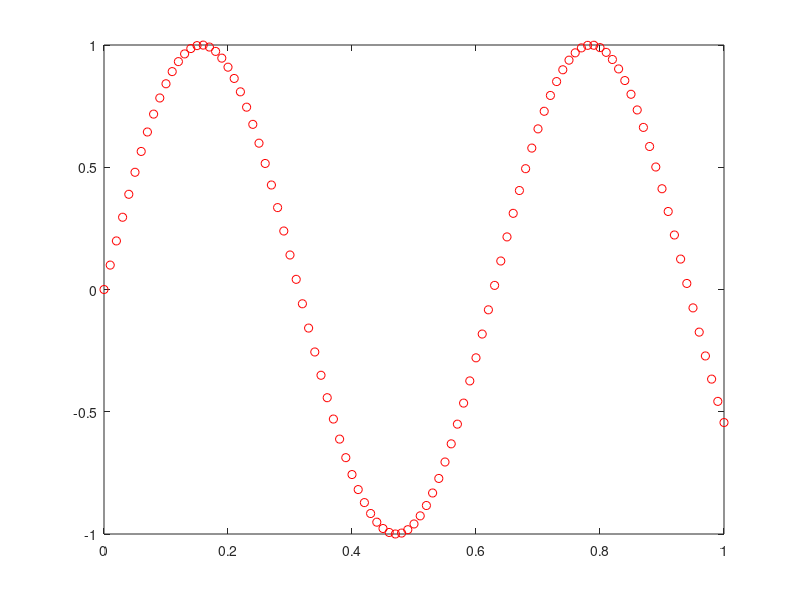

The MATLAB source for this figure: (Note: this script raises an error after producing the figure.)
%% Example of truncated cubic splines
clc;
close all;
clear all;

%% Generate data
dx = 0.01;
x = 0:dx:1;
y = sin(10*x);

m_samples = length(x);

plot(x,y,'ro')
pause
close;

%% Cubic splines setup
d = 3; %degree of the polynomial
M = d+1; %order of spline
n_knots = 5;

% knots = [0.25, 0.5, 0.75];%interior knots
% knots = linspace(0,1,n_knots);%interior knots
% knots = [0,0,0,0,1];%C^(M-m-1) = C^-1 continuity --> discontinuous at x = 0 (m is knot multiplicity)
% knots = [0,0,0,0.5,1];%C^(M-m-1) = C^0 continuity --> continuous at x = 0 
% knots = [0,0,1/3,2/3,1];%C^(M-m-1) = C^1 continuity --> continuous 1st derivative at x = 0 
knots = [0,0.25,0.5,0.75,1];%C^(M-m-1) = C^2 continuity --> continuous 2nd derivative at x = 0 


% % knots = [x(1), x(1),x(1),x(1),x,x(end),x(end),x(end),x(end)];
% knots = [x(1)-4*dx, x(1)-3*dx,x(1)-2*dx,x(1)-dx,x,x(end)+dx,x(end)+2*dx,x(end)+3*dx,x(end)+4*dx];

% knots = x;

K = length(knots);

n_basis = K+M;

%% Generate truncated power series for splines
[B,~] = bspline_basismatrix(M,knots,x);

%% Solve for coefficients
theta = B\y';

y_spline = B*theta;

%% Verify model

figure;
plot(x,y,'ro')
hold on
plot(x,y_spline,'b')
plot(knots,0,'Marker','s','MarkerFaceColor','k','Markersize',8);

%% Plot Bsplines recurrence

figure;
for l = 1:M
    subplot(M,1,l);
    [B,~] = bspline_basismatrix(l,knots,x);
    for c = 1:size(B,2)
        plot(x,B(:,c))
        hold on
        plot(knots,0,'Marker','s','MarkerFaceColor','k','Markersize',6);
    end
    ylabel(['d = ',num2str(l-1)])
    xlabel('x')
    hold off
end


